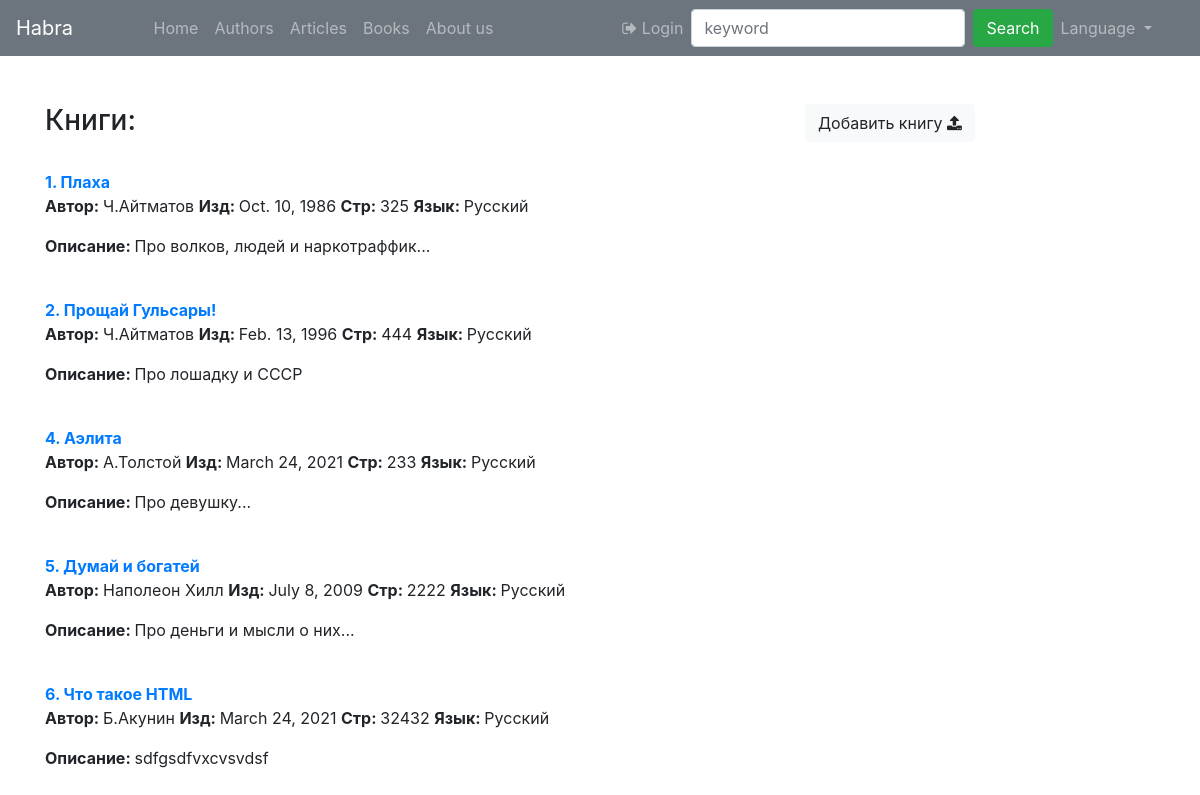
/library/, run on the app's committed database.
### library/models.py (models this page shows, shortened)
class Book(models.Model):
    author = models.CharField(max_length=100, default = 'uknown', verbose_name="Автор")
    title = models.CharField(max_length=250, verbose_name="Название")
    written_date = models.DateField()
    pages_num = models.IntegerField()
    content = models.TextField()
    language = models.CharField(max_length=100, default = 'Русский')
    added_by = models.ForeignKey( to=User,
        on_delete=models.SET_NULL,
        null=True, blank=True,
        verbose_name="Добавил")
    class Meta:
        verbose_name = "Книга"
        verbose_name_plural = "Книги"

### library/views.py (the view)
# urls.py: path("", views.all_books, name = "all_books"),
def all_books(request):
   books = Book.objects.all()
   context={
       "booklist":books,
   }
   return render(request, "library/books.html", context)

### library/templates/library/books.html (shortened to what this page needs)
{% extends "index.html" %}
{% block content %}
        <br>
        <h3>Книги: </h3>
        <div>
        {% for b in booklist %}
            <div>
                <br>
                <a href="{% url 'book_detail' b.pk %}"><strong>{{b.pk}}. {{ b.title }}</strong></a>
                <p> <strong> Автор:  </strong>{{b.author}} <strong>Изд: </strong>{{ b.written_date }} <strong>Стр: </strong> {{ b.pages_num }} <strong> Язык: </strong>{{ b.language }} </p>
                <p><strong>Описание: </strong>{{b.content}}</p>
            </div>
        {% endfor %}
        </div>
{% endblock %}
{% block content_sidebar %}
<br>
<a href="{% url 'add_book' %}" class="btn btn-light" role="button" aria-disabled="true">Добавить книгу <i class="fa fa-upload" aria-hidden="true"></i></a>
{% endblock %}

### data on the page
Book: pk "1", title "Плаха", author "Ч.Айтматов", written_date "Oct. 10, 1986", pages_num "325", language "Русский", content "Про волков, людей и наркотраффик..."
Book: pk "2", title "Прощай Гульсары!", author "Ч.Айтматов", written_date "Feb. 13, 1996", pages_num "444", language "Русский", content "Про лошадку и СССР"
Book: pk "4", title "Аэлита", author "А.Толстой", written_date "March 24, 2021", pages_num "233", language "Русский", content "Про девушку..."
Book: pk "5", title "Думай и богатей", author "Наполеон Хилл", written_date "July 8, 2009", pages_num "2222", language "Русский", content "Про деньги и мысли о них..."
Book: pk "6", title "Что такое HTML", author "Б.Акунин", written_date "March 24, 2021", pages_num "32432", language "Русский", content "sdfgsdfvxcvsvdsf"
